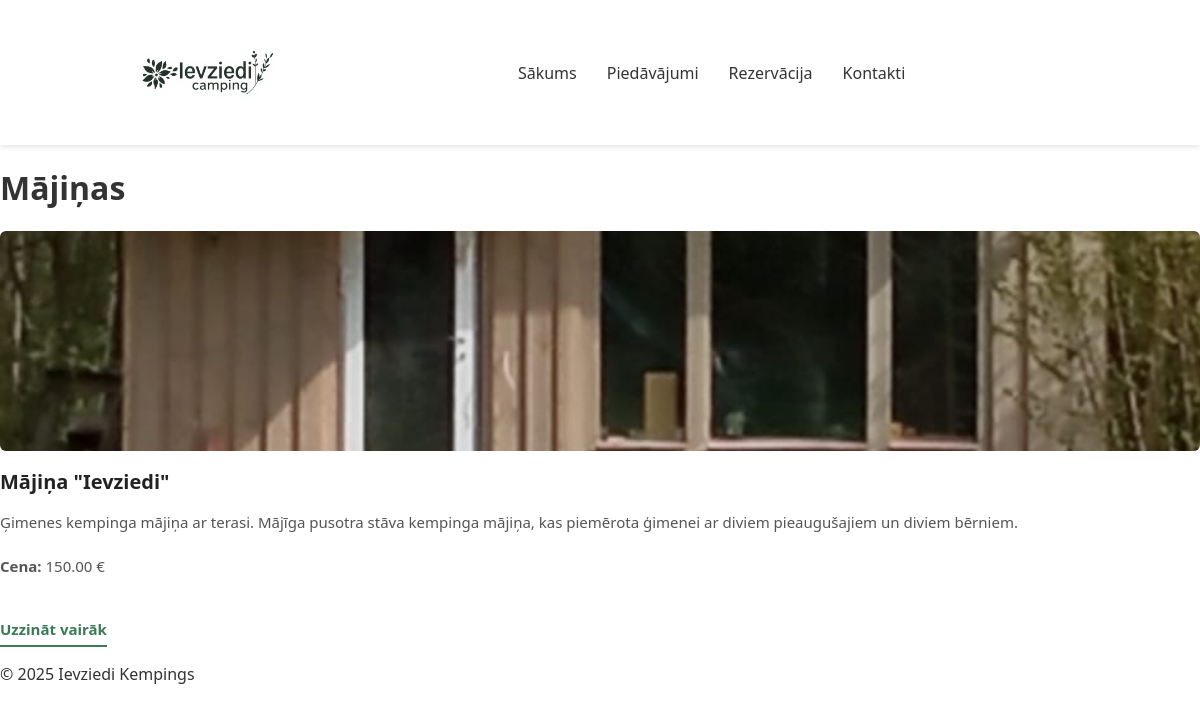
The page /pages/products.php?category_id=5 on the database its author committed.
### tables this page shows
CREATE TABLE `categories` (
  `id` int(11) NOT NULL,
  `name` varchar(50) NOT NULL,
  `parent_id` int(11) DEFAULT NULL
);

CREATE TABLE `products` (
  `id` int(11) NOT NULL,
  `name` varchar(100) NOT NULL,
  `category_id` int(11) NOT NULL,
  `description` longtext DEFAULT NULL,
  `short_description` text DEFAULT NULL,
  `price_per_day` decimal(10,2) DEFAULT NULL,
  `main_image` varchar(255) DEFAULT NULL,
  `gallery_images` text DEFAULT NULL,
  `available_units` int(11) NOT NULL DEFAULT 1,
  `capacity` varchar(100) DEFAULT NULL,
  `facilities` text DEFAULT NULL,
  `status_id` int(11) NOT NULL
);

### pages/products.php (the view, shortened to what this page needs)
<?php
include '../connect/db_connect.php';
include '../includes/header.php';
?>
<!DOCTYPE html>
<html lang="lv">
<head>
  <link rel="stylesheet" href="../css/style.css">
</head>
<body>
<main>
<?php
if (isset($_GET['category_id'])) {
    $catId = (int)$_GET['category_id'];
    $category = $conn->query("SELECT * FROM categories WHERE id = $catId")->fetch_assoc();
    if ($category) {
        echo "<h1>" . htmlspecialchars($category['name']) . "</h1>";
        $products = $conn->query("SELECT * FROM products WHERE category_id = $catId");
        if ($products->num_rows > 0) {
            echo "<div class='product-grid'>";
            while ($p = $products->fetch_assoc()) {
                $img = !empty($p['main_image']) ? $p['main_image'] : ( !empty($p['image']) ? $p['image'] : 'images/default.jpg' );
                echo "<div class='product-card'>";
                echo "<img src='../" . htmlspecialchars($img) . "' alt='" . htmlspecialchars($p['name']) . "'>";
                echo "<h3>" . htmlspecialchars($p['name']) . "</h3>";
                $short = !empty($p['short_description']) ? $p['short_description'] : mb_strimwidth($p['description'],0,120,'...');
                echo "<p>" . htmlspecialchars($short) . "</p>";
                echo "<p><strong>Cena:</strong> " . htmlspecialchars($p['price_per_day']) . " €</p>";
                echo "<a href='product_detail.php?id=" . $p['id'] . "' class='btn'>Uzzināt vairāk</a>";
                echo "</div>";
            }
            echo "</div>";
        } else {
            echo "<p>Šajā kategorijā nav produktu.</p>";
        }
    } else {
        echo "<p>Kategorija nav atrasta.</p>";
    }
} else {
    echo "<h1>Piedāvājumi</h1>";
    echo "<p>Izvēlies kategoriju no izvēlnes vai apskati visus piedāvājumus.</p>";
}
?>
</main>
<?php include '../includes/footer.php'; ?>
</body>
</html>

### css/style.css (style rules this page uses)
body { margin: 0; font-family: "Segoe UI", sans-serif; color: #333; }
.product-grid { display: grid; grid-template-columns: repeat(auto-fit, minmax(300px, 1fr)); gap: 60px; }
.product-card { text-align: left; }
.product-card img { width: 100%; height: 220px; object-fit: cover; border-radius: 6px; margin-bottom: 12px; }
.product-card h3 { font-size: 20px; margin: 5px 0 8px; color: #222; }
.product-card p { font-size: 15px; line-height: 1.6; color: #555; margin-bottom: 20px; }
.product-card .btn { display: inline-block; font-size: 15px; font-weight: 600; color: #3b7a57; background: transparent; padding: 6px 0; text-decoration: none; border-bottom: 2px solid #3b7a57; border-radius: 0; transition: 0.2s; }
.btn { display: inline-block; padding: 10px 20px; background: #4caf50; color: #fff; border-radius: 6px; text-decoration: none; transition: background 0.2s; }
.btn { display: inline-block; background-color: #3b7a57; color: white; padding: 10px 20px; text-decoration: none; border-radius: 8px; margin-top: 15px; transition: 0.3s; }

### rows shown on the page
categories: name "Mājiņas"
products: main_image (picture), name "Mājiņa \"Ievziedi\"", short_description "Ģimenes kempinga mājiņa ar terasi. Mājīga pusotra stāva kempinga mājiņa, kas piemērota ģimenei ar diviem pieaugušajiem un diviem bērniem.", price_per_day "150.00"
